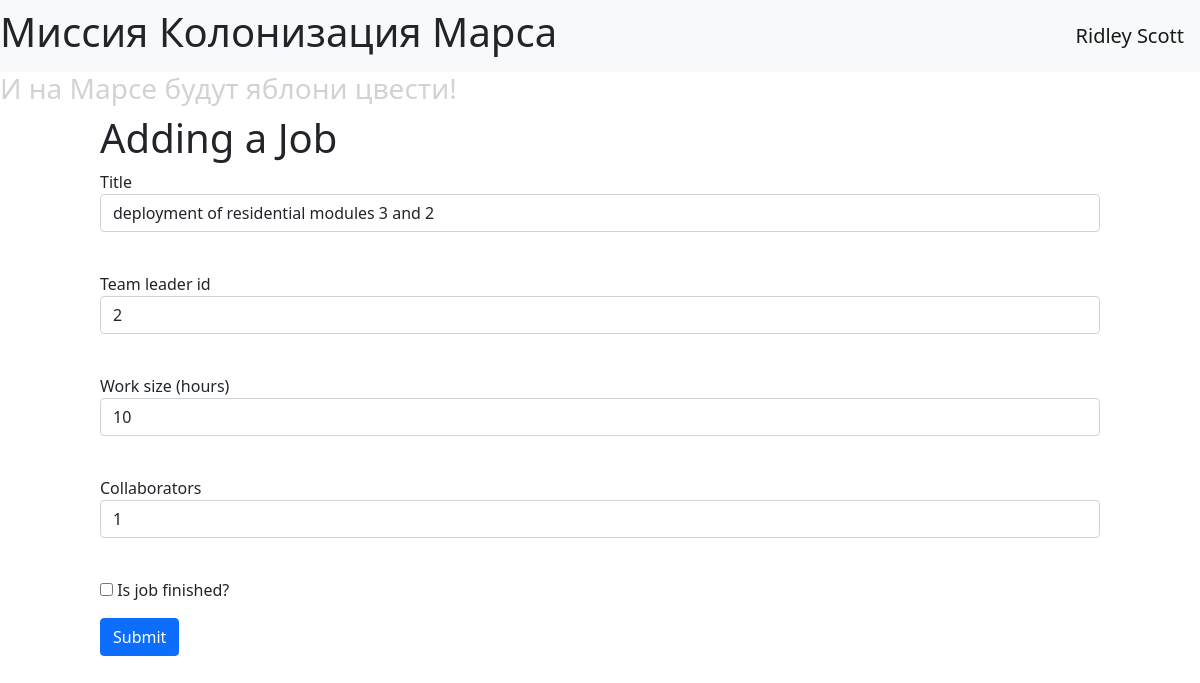
/jobs/2 (signed in), run on the app's committed database.
### data/users.py (models this page shows, shortened)
class User(SqlAlchemyBase, UserMixin):
    __tablename__ = 'users'
    id = sqlalchemy.Column(sqlalchemy.Integer,
                           primary_key=True, autoincrement=True)
    surname = sqlalchemy.Column(sqlalchemy.String, nullable=True)
    name = sqlalchemy.Column(sqlalchemy.String, nullable=True)
    age = sqlalchemy.Column(sqlalchemy.Integer, nullable=True)
    position = sqlalchemy.Column(sqlalchemy.String, nullable=True)
    speciality = sqlalchemy.Column(sqlalchemy.String, nullable=True)
    address = sqlalchemy.Column(sqlalchemy.String, nullable=True)
    email = sqlalchemy.Column(sqlalchemy.String, index=True, unique=True,
                              nullable=True)
    hashed_password = sqlalchemy.Column(sqlalchemy.String, nullable=True)
    modified_date = sqlalchemy.Column(sqlalchemy.DateTime,
                                      default=datetime.datetime.now)

### data/jobs.py (models this page shows, shortened)
class Jobs(SqlAlchemyBase):
    __tablename__ = 'jobs'
    id = sqlalchemy.Column(sqlalchemy.Integer,
                           primary_key=True, autoincrement=True)
    team_leader = sqlalchemy.Column(sqlalchemy.Integer,
                                    sqlalchemy.ForeignKey("users.id"))
    job = sqlalchemy.Column(sqlalchemy.Text, nullable=True)
    work_size = sqlalchemy.Column(sqlalchemy.Integer, nullable=True)
    collaborators = sqlalchemy.Column(sqlalchemy.Text, nullable=True)
    start_date = sqlalchemy.Column(sqlalchemy.Date, nullable=True,
                                   default=datetime.now())
    end_date = sqlalchemy.Column(sqlalchemy.Date, nullable=True)
    is_finished = sqlalchemy.Column(sqlalchemy.Boolean, nullable=True)
    user = orm.relation('User')

### main.py (the view, shortened to what this page needs)
@app.route('/jobs/<int:id>', methods=['GET', 'POST'])
@login_required
def edit_job(id):
    form = JobForm()
    if request.method == "GET":
        db_sess = db_session.create_session()
        job = db_sess.query(Jobs).filter(Jobs.id == id,
                                         (Jobs.user == current_user) | (
                                                 current_user.id == 1)).first()
        if job:
            form.team_leader.data = job.user.id
            form.job.data = job.job
            form.work_size.data = job.work_size
            form.collaborators.data = job.collaborators
            form.is_finished.data = job.is_finished
        else:
            abort(404)
    return render_template('job.html', title='Edit job', form=form)

### forms/jobform.py
class JobForm(FlaskForm):
    team_leader = IntegerField('Team leader id', validators=[DataRequired()])
    job = StringField('Title', validators=[DataRequired()])
    work_size = IntegerField('Work size (hours)')
    collaborators = StringField('Collaborators')
    is_finished = BooleanField('Is job finished?', default=False)
    submit = SubmitField('Submit')

### data/db_session.py (called while the page is built)
def create_session() -> Session:
    global __factory
    return __factory()

### main.py (called while the page is built)
@login_manager.user_loader
def load_user(user_id):
    db_sess = db_session.create_session()
    return db_sess.query(User).get(user_id)

### templates/job.html (shortened to what this page needs)
{% extends "base.html" %}
{% block content %}
<form action="" method="post" novalidate style="padding: 0px 100px 0px 100px;">
    <h1>Adding a Job</h1>
    <p>
        {{ form.job.label }}<br>
        {{ form.job(class="form-control") }}<br>
    </p>
    <p>
        {{ form.team_leader.label }}<br>
        {{ form.team_leader(class="form-control") }}<br>
    </p>
    <p>
        {{ form.work_size.label }}<br>
        {{ form.work_size(class="form-control") }}<br>
    </p>
    <p>
        {{ form.collaborators.label }}<br>
        {{ form.collaborators(class="form-control") }}<br>
    </p>
    <p>{{ form.is_finished() }} {{ form.is_finished.label }}</p>
    <p>{{ form.submit(type="submit", class="btn btn-primary") }}</p>
</form>
{% endblock %}

### templates/base.html (shortened to what this page needs)
<!DOCTYPE html>
<html lang="en">
    <head>
        <link rel="stylesheet" type="text/css" href="/static/css/style.css"/>
        <link rel="stylesheet"
              href="https://cdn.jsdelivr.net/npm/bootstrap@5.0.0-beta1/dist/css/bootstrap.min.css"
>
    </head>
    <header>
        <nav class="navbar navbar-light bg-light">
             <h1 class="main_h">Миссия Колонизация Марса</h1>
            {% if current_user.is_authenticated %}
            <a class="navbar-brand" href="/logout">{{ current_user.name }} {{ current_user.surname }}</a>
            {% else %}
            <p>
                <a class="btn btn-primary " href="/register">Register</a>
                <a class="btn btn-success" href="/login">Log in</a>
            </p>
            {% endif %}
        </nav>
    </header>
    <body>
        <h3 class="second">И на Марсе будут яблони цвести!</h3>
        <div>
            {% block content %}{% endblock %}
        </div>
    </body>
</html>

### static/css/style.css (style rules this page uses)
.main_h { font-size: 32; }
.second { opacity: 0.2; }

### data on the page
User: name "Ridley", surname "Scott"
Jobs: job "deployment of residential modules 3 and 2", team_leader "2", work_size "10", collaborators "1"
